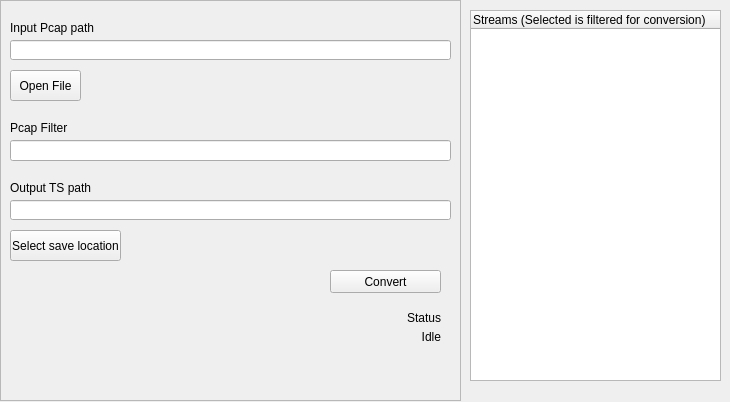
<?xml version="1.0" encoding="UTF-8"?>
<ui version="4.0">
 <class>ConvertWidget</class>
 <widget class="QWidget" name="ConvertWidget">
  <property name="geometry">
   <rect>
    <x>0</x>
    <y>0</y>
    <width>730</width>
    <height>402</height>
   </rect>
  </property>
  <property name="minimumSize">
   <size>
    <width>730</width>
    <height>402</height>
   </size>
  </property>
  <property name="windowTitle">
   <string>Form</string>
  </property>
  <widget class="QFrame" name="convertGroup">
   <property name="geometry">
    <rect>
     <x>0</x>
     <y>0</y>
     <width>461</width>
     <height>401</height>
    </rect>
   </property>
   <property name="minimumSize">
    <size>
     <width>461</width>
     <height>401</height>
    </size>
   </property>
   <property name="autoFillBackground">
    <bool>false</bool>
   </property>
   <property name="frameShape">
    <enum>QFrame::StyledPanel</enum>
   </property>
   <property name="frameShadow">
    <enum>QFrame::Raised</enum>
   </property>
   <widget class="QLineEdit" name="convertFromFilename">
    <property name="enabled">
     <bool>true</bool>
    </property>
    <property name="geometry">
     <rect>
      <x>10</x>
      <y>40</y>
      <width>441</width>
      <height>20</height>
     </rect>
    </property>
    <property name="readOnly">
     <bool>true</bool>
    </property>
   </widget>
   <widget class="QLineEdit" name="convertToFilename">
    <property name="geometry">
     <rect>
      <x>10</x>
      <y>200</y>
      <width>441</width>
      <height>20</height>
     </rect>
    </property>
   </widget>
   <widget class="QLabel" name="label_11">
    <property name="geometry">
     <rect>
      <x>10</x>
      <y>20</y>
      <width>231</width>
      <height>16</height>
     </rect>
    </property>
    <property name="text">
     <string>Input Pcap path</string>
    </property>
   </widget>
   <widget class="QLabel" name="label_13">
    <property name="geometry">
     <rect>
      <x>10</x>
      <y>180</y>
      <width>231</width>
      <height>16</height>
     </rect>
    </property>
    <property name="text">
     <string>Output TS path</string>
    </property>
   </widget>
   <widget class="QPushButton" name="OpenConvertInputDialog">
    <property name="geometry">
     <rect>
      <x>10</x>
      <y>70</y>
      <width>71</width>
      <height>31</height>
     </rect>
    </property>
    <property name="text">
     <string>Open File</string>
    </property>
   </widget>
   <widget class="QPushButton" name="OpenConvertOutputDialog">
    <property name="geometry">
     <rect>
      <x>10</x>
      <y>230</y>
      <width>111</width>
      <height>31</height>
     </rect>
    </property>
    <property name="text">
     <string>Select save location</string>
    </property>
   </widget>
   <widget class="QPushButton" name="convertStartBtn">
    <property name="geometry">
     <rect>
      <x>330</x>
      <y>270</y>
      <width>111</width>
      <height>23</height>
     </rect>
    </property>
    <property name="text">
     <string>Convert</string>
    </property>
   </widget>
   <widget class="QLabel" name="label_14">
    <property name="geometry">
     <rect>
      <x>170</x>
      <y>310</y>
      <width>271</width>
      <height>16</height>
     </rect>
    </property>
    <property name="text">
     <string>Status</string>
    </property>
    <property name="alignment">
     <set>Qt::AlignRight|Qt::AlignTrailing|Qt::AlignVCenter</set>
    </property>
   </widget>
   <widget class="QLabel" name="convertStatus">
    <property name="geometry">
     <rect>
      <x>10</x>
      <y>330</y>
      <width>431</width>
      <height>51</height>
     </rect>
    </property>
    <property name="text">
     <string>Idle</string>
    </property>
    <property name="alignment">
     <set>Qt::AlignRight|Qt::AlignTop|Qt::AlignTrailing</set>
    </property>
   </widget>
   <widget class="QLabel" name="label_2">
    <property name="geometry">
     <rect>
      <x>10</x>
      <y>120</y>
      <width>61</width>
      <height>16</height>
     </rect>
    </property>
    <property name="layoutDirection">
     <enum>Qt::LeftToRight</enum>
    </property>
    <property name="text">
     <string>Pcap Filter</string>
    </property>
    <property name="alignment">
     <set>Qt::AlignLeading|Qt::AlignLeft|Qt::AlignVCenter</set>
    </property>
   </widget>
   <widget class="QLineEdit" name="convertFilter">
    <property name="enabled">
     <bool>true</bool>
    </property>
    <property name="geometry">
     <rect>
      <x>10</x>
      <y>140</y>
      <width>441</width>
      <height>21</height>
     </rect>
    </property>
    <property name="text">
     <string/>
    </property>
   </widget>
  </widget>
  <widget class="QTreeWidget" name="treeWidget">
   <property name="geometry">
    <rect>
     <x>470</x>
     <y>10</y>
     <width>251</width>
     <height>371</height>
    </rect>
   </property>
   <property name="styleSheet">
    <string notr="true">QTreeView::branch:has-siblings:!adjoins-item {
    border-image: url(:/img/res/stylesheet-vline.png) 0;
}

QTreeView::branch:has-siblings:adjoins-item {
    border-image: url(:/img/res/stylesheet-branch-more.png) 0;
}

QTreeView::branch:!has-children:!has-siblings:adjoins-item {
    border-image: url(:/img/res/stylesheet-branch-end.png) 0;
}

QTreeView::branch:has-children:!has-siblings:closed,
QTreeView::branch:closed:has-children:has-siblings {
        border-image: none;
        image: url(:/img/res/stylesheet-branch-closed.png);
}

QTreeView::branch:open:has-children:!has-siblings,
QTreeView::branch:open:has-children:has-siblings  {
        border-image: none;
        image: url(:/img/res/stylesheet-branch-open.png);
}</string>
   </property>
   <column>
    <property name="text">
     <string>Streams (Selected is filtered for conversion)</string>
    </property>
   </column>
  </widget>
 </widget>
 <resources/>
 <connections/>
</ui>
